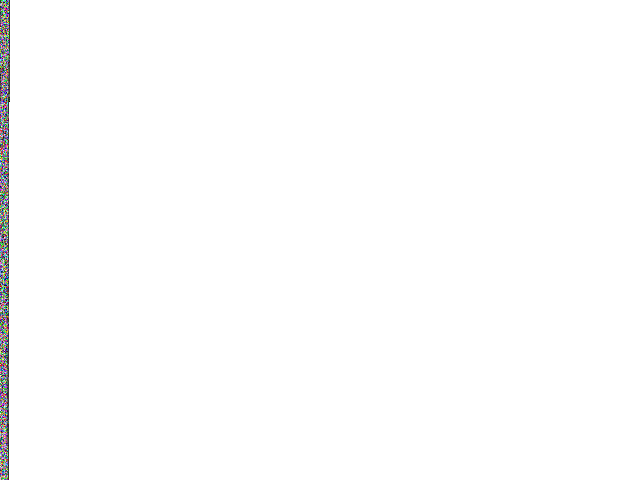

Write the Python code that produced this figure.
from PIL import Image

# Define image resolution
width, height = 640, 480


# create a new image with a white background
image = Image.new('RGB', (width, height), color='white')

#width, height = image.size
#x,y coordinates
#x, y = 100, 200



#defining the pixels to represent colors 
red_color =(255,0,0)
blue_color = (0, 0, 255)  
one=(0,0,0)
zero = (255,255,255)

file = open("padded_bytes.txt","r")



#starting pixels
x,y = 0,0
count =0
total_pixels = 640*480
#total_bits = len(content)

# 640x480 width x height


#read the file containing raw bit data as strings and remove the newline characters
content=file.read().replace('\n','')
bits_length = len(content)
print(bits_length/24)



#image.putpixel((end_x+1, end_y+1), red_color)
print()
#a red pixel is put to indicate the end of data
#print(f"last pixels are x:{end_x},y:{end_y}")
print(f"no of pixels written:{count}")

no_of_padding=0
if bits_length%24 !=0:
    quotient = bits_length // 24
    while (quotient*24) < bits_length:
        quotient +=1
        no_of_padding = (quotient*24)-bits_length


print(f"no of bits padded:{no_of_padding}")
print(f"bits_len before padding:{bits_length}")

padded_content = content+('0' * no_of_padding)

print(f"bits_len after padding:{len(padded_content)}")

print(f"padded content condition :{len(padded_content)%24}")
byte_array = []

for i in range(0, len(padded_content), 24):
    curr_chunk=padded_content[i:i+24]
    byte_array.append(curr_chunk)

print(len(byte_array))
print(byte_array[0])
#exit(0)
count =0

for x in range(width):#width
    if count ==len(byte_array):
        break
    for y in range(height):#height (cause it goes from top to bottom column wise)
        if count ==len(byte_array):
            break
        chunk = byte_array[count]
        #print(f"getting value x:{x} y:{y}")
        r = int(chunk[:8],2)
        g = int(chunk[8:16],2)
        b = int(chunk[16:24],2)
        
        image.putpixel((x, y), (r,g,b))
        count+=1

#image.putpixel((x+1, y), blue_color)

#create the image
image.save('optimised.png')
